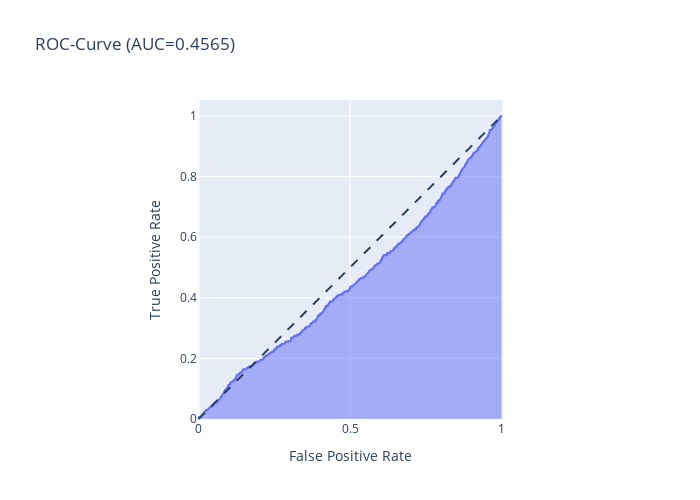

Write notebook code for a chart like this one.
### Code cell
fpr, tpr, _ = roc_curve(y_test_label_encoded['response'], y_pred_proba)
auc_score = roc_auc_score(y_test_label_encoded['response'], y_pred_proba)


fig = px.area(
    x=fpr, y=tpr,
    title=f'ROC-Curve (AUC={auc(fpr, tpr):.4f})',
    labels=dict(x='False Positive Rate', y='True Positive Rate'),
    width=700, height=500
)


fig.add_shape(
    type='line', line=dict(dash='dash'),
    x0=0, x1=1, y0=0, y1=1
)


fig.update_yaxes(scaleanchor="x", scaleratio=1)
fig.update_xaxes(constrain='domain')

fig.show()

### Figure 1 — Plotly figure (JSON) as saved in the notebook; plotly's stock layout.template omitted (floating-point values rounded to 4 significant figures; data arrays with more than 128 entries replaced by an {"elided": "..."} marker saying what was removed)
{"data": [{"hovertemplate": "False Positive Rate=%{x}<br>True Positive Rate=%{y}<extra></extra>", "legendgroup": "", "line": {"color": "#636efa"}, "marker": {"symbol": "circle"}, "mode": "lines", "name": "", "orientation": "v", "showlegend": false, "stackgroup": "1", "type": "scatter", "x": {"elided": "1607 float values"}, "xaxis": "x", "y": {"elided": "1607 float values"}, "yaxis": "y"}], "layout": {"height": 500, "legend": {"tracegroupgap": 0}, "shapes": [{"line": {"dash": "dash"}, "type": "line", "x0": 0, "x1": 1, "y0": 0, "y1": 1}], "title": {"text": "ROC-Curve (AUC=0.4565)"}, "width": 700, "xaxis": {"anchor": "y", "constrain": "domain", "domain": [0, 1], "title": {"text": "False Positive Rate"}}, "yaxis": {"anchor": "x", "domain": [0, 1], "scaleanchor": "x", "scaleratio": 1, "title": {"text": "True Positive Rate"}}}}
